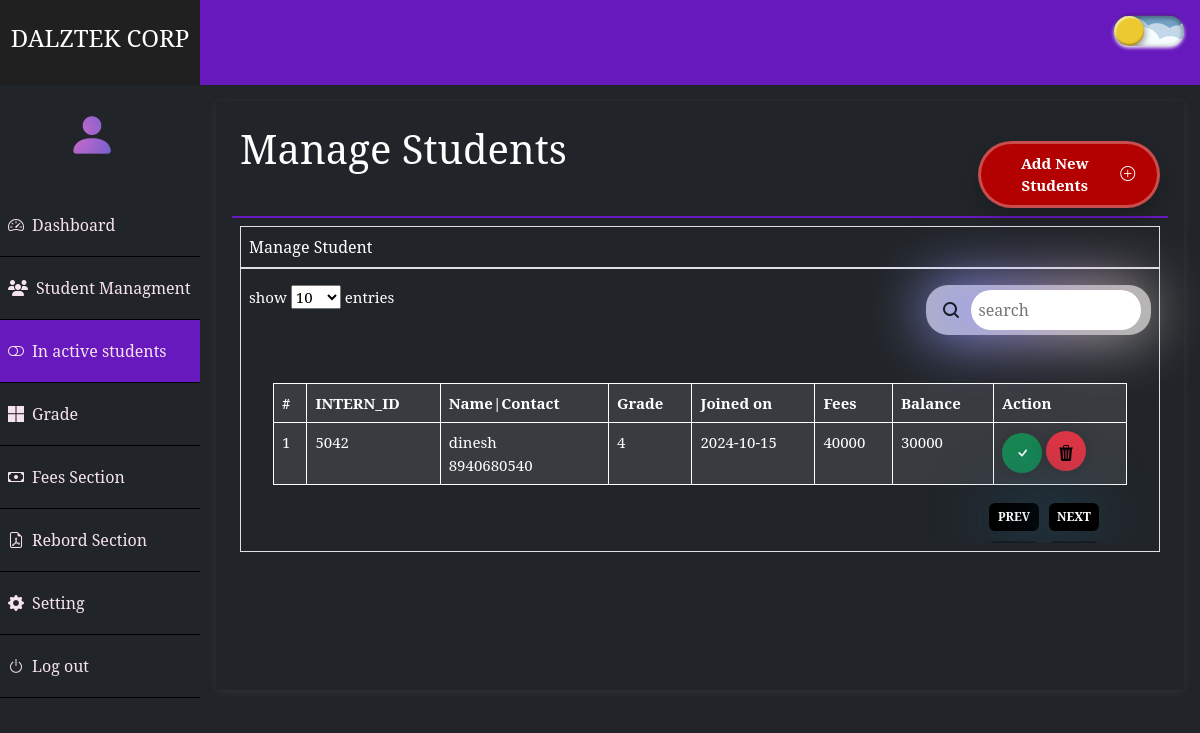
The app's page /inactive.php with its own data.
### tables this page shows
CREATE TABLE `students_managment` (
  `register_no` int(10) NOT NULL,
  `fullname` varchar(30) NOT NULL,
  `Contact` varchar(15) NOT NULL,
  `ParentContact` varchar(15) NOT NULL,
  `Aadhar` varchar(20) NOT NULL,
  `Grade` varchar(20) NOT NULL,
  `joindate` varchar(20) NOT NULL,
  `TotalFees` varchar(10) NOT NULL,
  `AdvanceFee` varchar(10) NOT NULL,
  `Balance` varchar(15) NOT NULL,
  `FeeRemark` varchar(20) NOT NULL,
  `AboutStudent` varchar(100) NOT NULL,
  `EmailId` varchar(50) NOT NULL,
  `status` varchar(20) NOT NULL
);

### connection.php (called while the page is built, shortened)
<?php
class database {
    public function __construct($server, $username, $password, $databasename) {
        $this->con = new mysqli($server, $username, $password, $databasename);
        return $this->con;
    }
}
$conneection = new database("localhost", "root", "", "student_managment");
?>
<?php
class selectform
{
    public function selecttabel($con, $selecttable, $searchTerm = null, $fullname = null) {
        $this->con = $con;
        $selectsql = "SELECT * FROM $selecttable";
        if ($searchTerm) {
            $selectsql .= " WHERE $fullname LIKE '%$searchTerm%' OR $fullname = '$searchTerm' ";
        }
        $selectresult = $this->con->query($selectsql);
        return $selectresult;
    }
}
$selectquery = new selectform();
?>

### inactive.php (the view, shortened to what this page needs)
<?php
include "connection.php";
?>
<!DOCTYPE html>
<html lang="en">
<head>
  <link href="https://cdn.jsdelivr.net/npm/bootstrap@5.3.0/dist/css/bootstrap.min.css" rel="stylesheet">
</head>
<body>
  <div class="container-fluid g-0">
    <?php
    include "header.php";
    ?>
    <div class="row g-0 p-0">
      <div class="col-lg-2 col-12 bg-dark g-0">
        <nav class="navbar navbar-expand-sm bg-dark navbar-dark">
          <div class="collapse navbar-collapse" id="collapsibleNavbar">
            <ul class="navbar-nav flex-column text-center text-lg-start " style="width: 100%;">
              <div class="navbar-brand text-center admin">
                <i class="bi bi-person-fill gradient-text" style="font-size:50px;"></i>
              </div>
              <li class="nav-item ">
                <a class="nav-link" href="index.php"><i class="bi bi-speedometer2 pe-2"></i>Dashboard</a>
              </li>
              <li class="nav-item ">
                <a class="nav-link" href="student_managment.php"><i class="fa-solid fa-users pe-2"></i>Student Managment</a>
              </li>
              <li class="nav-item active">
                <a class="nav-link" href="inactive.php"><i class="bi bi-toggle-off pe-2"></i>In active students</a>
              </li>
              <li class="nav-item ">
                <a class="nav-link" href="grade.php"><i class="bi bi-microsoft pe-2"></i>Grade</a>
              </li>
              <li class="nav-item ">
                <a class="nav-link" href="fees.php"><i class="bi bi-cash pe-2"></i>Fees Section</a>
              </li>
              <li class="nav-item ">
                <a class="nav-link" href="repord.php"><i class="bi bi-file-earmark-pdf pe-2"></i>Rebord Section</a>
              </li>
              <li class="nav-item ">
                <a class="nav-link" href="setting.php"><i class="bi bi-gear-fill pe-2"></i>Setting</a>
              </li>
              <li class="nav-item ">
                <a class="nav-link" href="logout.php"><i class="bi bi-power pe-2"></i>Log out</a>
              </li>
            </ul>
          </div>
        </nav>
      </div>
      <div class="col-lg-10 col-12 p-lg-3 ms-lg-0">
        <div class="col-12 p-3" style="height:100%;box-shadow: rgba(99, 99, 99, 0.2) 0px 2px 8px 0px;">
          <div class="row g-0 p-2" style="border-bottom:2px solid #6719BD">
            <div class="col-9">
              <p class="h1 pb-4 dask">Manage Students</p>
            </div>
            <div class="col-lg-3 col-12">
              <a href="addstudents.php"> <button class="buttonadd ms-5 mt-3">
                  Add New Students
                  <i class="bi bi-plus-circle icon"></i>
                </button></a>
            </div>
          </div>
          <div class="row g-0 p-2">
            <div class="col-12 p-2 border">
              Manage Student
            </div>
            <div class="col-12 p-2 border">
              <div class="row g-0 pt-2">
                <div class="col-9" style="font-size:15px">show
                  <select style="width:50px" name="your_select_name" id="your_select_id">
                    <option value="10">10</option>
                  </select> entries
                </div>
                <div class="col-lg-3 co-12 mt-2 mt-lg-0 text-end">
                  <form method="GET" action="">
                    <div class="input__container">
                      <button type="submit" class="input__button__shadow">
                        <svg fill="none" xmlns="http://www.w3.org/2000/svg" viewBox="0 0 20 20" height="20px" width="20px">
                          <path d="M4 9a5 5 0 1110 0A5 5 0 014 9zm5-7a7 7 0 104.2 12.6.999.999 0 00.093.107l3 3a1 1 0 001.414-1.414l-3-3a.999.999 0 00-.107-.093A7 7 0 009 2z" fill-rule="evenodd" fill="#17202A"></path>
                        </svg>
                      </button>
                      <input type="text" name="search" class="input__search" placeholder="search" value="<?php echo isset($_GET['search']) ? ($_GET['search']) : ''; ?>">
                    </div>
                  </form>
                </div>
              </div>
              <div class="row g-0">
                <div class="col-12 px-4 table-responsive" style="font-size:15px">
                  <table class="table tablecolor mt-5">
                    <thead>
                      <tr>
                        <th scope="col">#</th>
                        <th scope="col">INTERN_ID</th>
                        <th scope="col">Name|Contact</th>
                        <th scope="col">Grade</th>
                        <th scope="col">Joined on</th>
                        <th scope="col">Fees</th>
                        <th scope="col">Balance</th>
                        <th scope="col">Action</th>
                      </tr>
                    </thead>
                    <div class="content activepage">
                      <tbody>
                        <?php
                        $selecresult =  $selectquery->selecttabel($conneection->con, "students_managment", 'inactive', "status");
                        if ($selecresult->num_rows > 0) {
                          $si = 1;
                          while ($row = $selecresult->fetch_assoc()) { ?>
                            <tr>
                              <td><?php echo $si++  ?></td>
                              <td><?php echo $row['register_no'] ?></td>
                              <td><?php echo  $row['fullname'] . "<br>" . $row['Contact']; ?></td>
                              <td><?php echo  $row['Grade']  ?></td>
                              <td><?php echo  $row['joindate']  ?></td>
                              <td><?php echo  $row['TotalFees']  ?></td>
                              <td><?php echo  $row['Balance']  ?></td>
                              <td>
                                <a href="empty.php?register_active=<?php echo $row['register_no']; ?>">
                                  <button class="lock-button bg-success">
                                    <svg class="lock-svgIcon" xmlns="http://www.w3.org/2000/svg" width="30" height="30" fill="currentColor" class="bi bi-check" viewBox="0 0 16 16">
                                      <path d="M10.97 4.97a.75.75 0 0 1 1.07 1.05l-3.99 4.99a.75.75 0 0 1-1.08.02L4.324 8.384a.75.75 0 1 1 1.06-1.06l2.094 2.093 3.473-4.425z" />
                                    </svg>
                                  </button>
                                </a>
                                <a href="empty.php?deletkey=<?php echo $row['register_no'];  ?>" onclick="return confirmdelet();">
                                  <button class="lock-button bg-danger">
                                  </button></a>
                              </td>
                            </tr>
                        <?php  }
                        } else {
                          echo "<tr><td colspan='8'>No results found</td></tr>";
                        }
                        ?>
                      </tbody>
                    </div>
                  </table>
                  <div class="row d-flex justify-content-end pe-3 ">
                    <div class="pagination justify-content-end">
                      <button class="btn btnprev px-0 text-white bg-black" onclick="prevPage()" style="width:50px;font-size:12px">prev</button>
                      <button class="btn btnprev px-0 ms-2 text-white bg-black" onclick="nextPage()" style="width:50px;font-size:12px">next</button>
                    </div>
                  </div>
                </div>
              </div>
            </div>
          </div>
        </div>
      </div>
    </div>
  </div>
</body>
</html>

### inactive.php (style rules this page uses)
.content { display: none; }
.activepage { display: block; }
.pagination { margin: 10px; }
.pagination button { padding: 5px; margin: 2px; }
:root { --bg-color: #f0f0f0; }
.tablecolor thead th, .tablecolor tbody td { background-color: rgba(255, 255, 255, 0.1) !important; color: var(--text-color); }
.input__container { position: relative; background: rgba(255, 255, 255, 0.664); padding: 5px 10px; display: flex; justify-content: center; align-items: center; gap: 5px; border-radius: 22px; max-width: 300px; transition: transform 400ms; transform-style: preserve-3d; }
.input__button__shadow { cursor: pointer; border: none; background: none; transition: transform 400ms, background 400ms; display: flex; justify-content: center; align-items: center; border-radius: 12px; padding: 5px; }
.input__search { width: 100%; border-radius: 20px; outline: none; border: none; padding: 8px; position: relative; }
.btnprev { font-size: 1.2rem; border: none; outline: none; border-radius: 0.4rem; cursor: pointer; text-transform: uppercase; background-color: rgb(14, 14, 26); color: rgb(234, 234, 234); font-weight: 700; transition: 0.6s; box-shadow: 0px 0px 60px #1f4c65; -webkit-box-reflect: below 10px linear-gradient(to bottom, rgba(0, 0, 0, 0.0), rgba(0, 0, 0, 0.4)); }
.lock-button { width: 40px; height: 40px; border-radius: 50%; background-color: rgb(20, 20, 20); border: none; font-weight: 600; align-items: center; justify-content: center; box-shadow: 0px 0px 20px rgba(0, 0, 0, 0.164); cursor: pointer; transition-duration: 0.3s; overflow: hidden; position: relative; text-decoration: none !important; }
.lock-svgIcon { width: 17px; transition-duration: 0.3s; }
.lock-button::before { display: none; color: white; transition-duration: 0.3s; }

### style.php (style rules this page uses)
* { margin: 0px; padding: 0px; box-sizing: border-box; }
:root { --black: black; --white: rgb(255, 238, 238); --bg-color: #212529 ; --text-color: white ; }
body { background-color: var(--bg-color); color: var(--text-color); }
.dask { color: var(--text-color); }
.buttonadd { position: relative; transition: all 0.3s ease-in-out; box-shadow: 0px 10px 20px rgba(0, 0, 0, 0.2); padding-block: 0.5rem; padding-inline: 1.25rem; background-color: rgb(179, 0, 0); border-radius: 9999px; display: flex; align-items: center; justify-content: center; cursor: pointer; color: #ffff; gap: 10px; font-weight: bold; border: 3px solid #ffffff4d; outline: none; overflow: hidden; font-size: 15px; }
.icon { width: 24px; height: 24px; transition: all 0.3s ease-in-out; }
.buttonadd::before { content: ""; position: absolute; width: 100px; height: 100%; background-image: linear-gradient( 120deg, rgba(255, 255, 255, 0) 30%, rgba(255, 255, 255, 0.8), rgba(255, 255, 255, 0) 70% ); top: 0; left: -100px; opacity: 0.6; }
.icon { border-radius: 1px; }
.tablecolor thead th, .tablecolor tbody td { background-color: rgba(255, 255, 255, 0.1) !important; color: var(--text-color); }
.input__container { position: relative; background: rgba(255, 255, 255, 0.664); padding: 5px 10px; display: flex; justify-content: center; align-items: center; gap: 5px; border-radius: 22px; max-width: 300px; transition: transform 400ms; transform-style: preserve-3d; }
.input__button__shadow { cursor: pointer; border: none; background: none; transition: transform 400ms, background 400ms; display: flex; justify-content: center; align-items: center; border-radius: 12px; padding: 5px; }
.input__search { width: 100%; border-radius: 20px; outline: none; border: none; padding: 8px; position: relative; }
.btnprev { font-size: 1.2rem; border: none; outline: none; border-radius: 0.4rem; cursor: pointer; text-transform: uppercase; background-color: rgb(14, 14, 26); color: rgb(234, 234, 234); font-weight: 700; transition: 0.6s; box-shadow: 0px 0px 60px #1f4c65; -webkit-box-reflect: below 10px linear-gradient(to bottom, rgba(0, 0, 0, 0.0), rgba(0, 0, 0, 0.4)); }
.lock-button { width: 40px; height: 40px; border-radius: 50%; background-color: rgb(20, 20, 20); border: none; font-weight: 600; align-items: center; justify-content: center; box-shadow: 0px 0px 20px rgba(0, 0, 0, 0.164); cursor: pointer; transition-duration: 0.3s; overflow: hidden; position: relative; text-decoration: none !important; }
.lock-svgIcon { width: 17px; transition-duration: 0.3s; }
.lock-button::before { display: none; color: white; transition-duration: 0.3s; }
table tr,th,td { border: 1px solid var(--text-color); }

### records on screen
students_managment: register_no "5042", fullname "dinesh", Contact "8940680540", Grade "4", joindate "2024-10-15", TotalFees "40000", Balance "30000"
